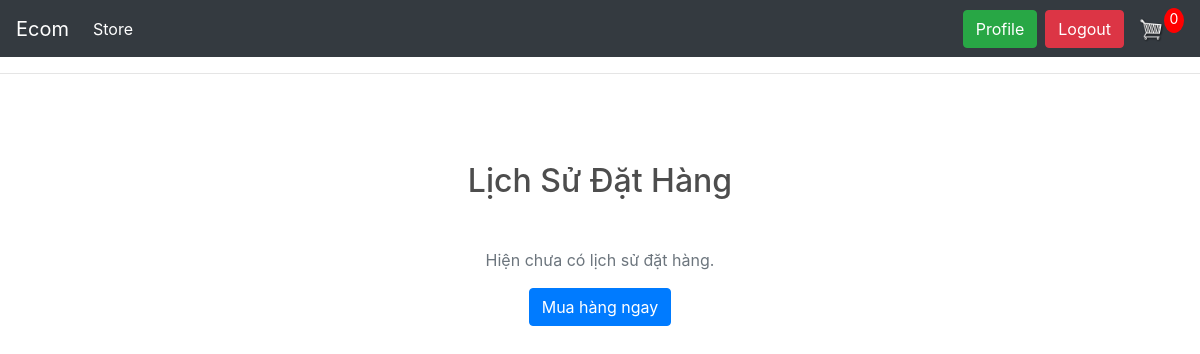
Page /orders/order-history/ (signed in) on the earlier database version.
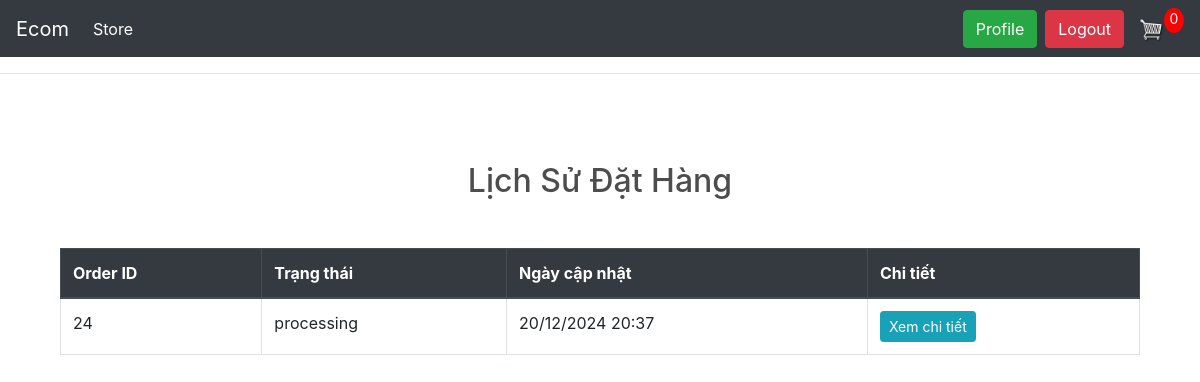
Same page on the later database version.
### orders/models.py (models this page shows, shortened)
class OrderHistory(models.Model):
    user = models.ForeignKey(settings.AUTH_USER_MODEL, on_delete=models.CASCADE)
    order = models.ForeignKey(Order, on_delete=models.CASCADE)
    status = models.CharField(max_length=20, choices=Order.STATUS_CHOICES)
    updated_at = models.DateTimeField(default=timezone.now)

class Order(models.Model):
    STATUS_CHOICES = [
        ('in_progress', 'In Progress'),
        ('completed', 'Completed'),
    ]
    user = models.ForeignKey(settings.AUTH_USER_MODEL, on_delete=models.CASCADE)
    cart = models.OneToOneField('cart.Cart', on_delete=models.CASCADE)
    coupon = models.ForeignKey(Coupon, on_delete=models.SET_NULL, blank=True, null=True)
    status = models.CharField(max_length=20, choices=STATUS_CHOICES, default='in_progress')
    ordered_date = models.DateTimeField(default=timezone.now)

### orders/views.py (the view)
# urls.py: path('order-history/', views.order_history, name='order-history'),
@login_required(login_url='login')
def order_history(request):
    history = OrderHistory.objects.filter(user=request.user).order_by('-updated_at')
    return render(request, 'order_history.html', {'history': history})

### templates/order_history.html (shortened to what this page needs)
{% extends "base.html" %}
{% block content %}
<div class="container">
    <h2 class="my-5 text-center">Lịch Sử Đặt Hàng</h2>
    {% if history %}
    <div class="table-responsive">
        <table class="table table-bordered">
            <thead class="thead-dark">
                <tr>
                    <th>Order ID</th>
                    <th>Trạng thái</th>
                    <th>Ngày cập nhật</th>
                    <th>Chi tiết</th>
                </tr>
            </thead>
            <tbody>
                {% for entry in history %}
                <tr>
                    <td>{{ entry.order.id }}</td>
                    <td>{{ entry.get_status_display }}</td>
                    <td>{{ entry.updated_at|date:"d/m/Y H:i" }}</td>
                    <td>
                        <a href="{% url 'order_detail' entry.order.id %}" class="btn btn-info btn-sm">Xem chi tiết</a>
                    </td>
                </tr>
                {% endfor %}
            </tbody>
        </table>
    </div>
    {% else %}
    <div class="text-center">
        <p class="text-muted">Hiện chưa có lịch sử đặt hàng.</p>
        <a href="{% url 'products' %}" class="btn btn-primary">Mua hàng ngay</a>
    </div>
    {% endif %}
</div>
{% endblock %}

Differences in the rows shown:
added OrderHistory: order.id "24", status "processing", updated_at "20/12/2024 20:37"
Other differences:
text no longer shown: "Hiện chưa có lịch sử đặt hàng. Mua hàng ngay"
text now shown: "Order ID Trạng thái Ngày cập nhật Chi tiết"
